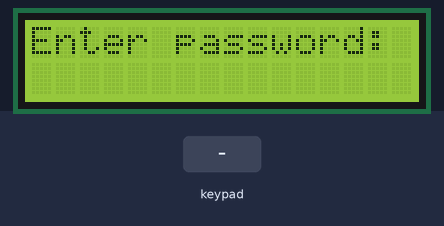
Simulated run of this sketch. Board: Arduino Uno, built with avr-gcc and run on an emulated ATmega328P. Shown: 16×2 character LCD. The inputs (shaded band) are chosen by the test bench.

Above: at 1.2 s.
1.3 s: keypad keys 0 0 0 0 # pressed 0.4 s apart
At 3.7 s:
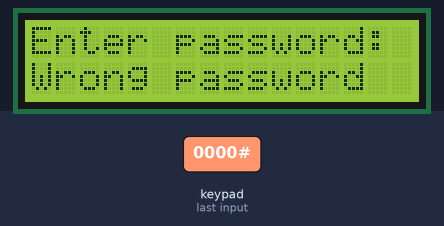
4.8 s: key '1' pressed
At 6.0 s:
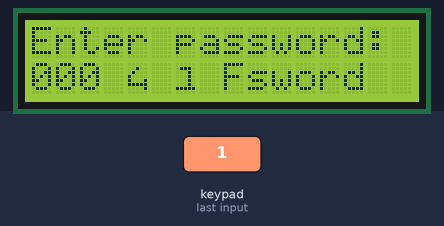
6.3 s: key '*' pressed
At 7.5 s:
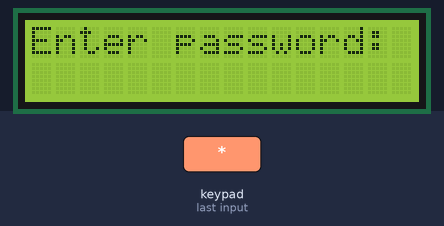
7.8 s: key '#' pressed
At 8.6 s:
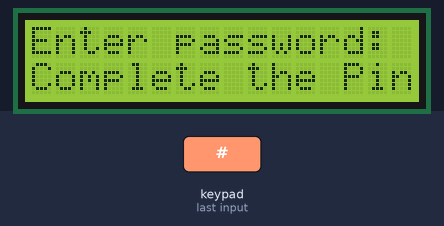
9.3 s: keypad keys 1 3 9 7 # pressed 0.4 s apart
At 12.1 s:
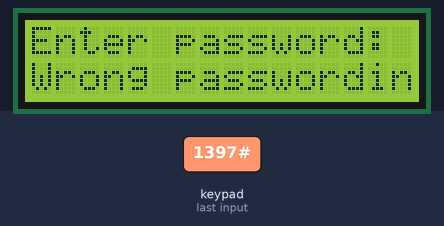
12.8 s: keypad keys 0 0 0 0 pressed 0.4 s apart
At 13.5 s:
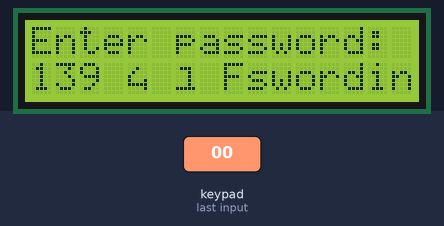
Timing chart, 0 to 15.8 s (numbered marks = the images above; inputs shaded):
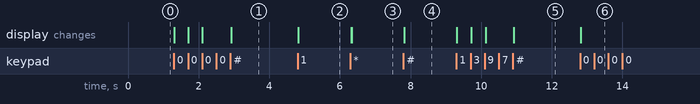

Measured:
- after the input at 1.3 s, the display: first changes at once (image 1 shows a later state)
- after the input at 4.8 s, the display: changes at once (image 2)
- after the input at 6.3 s, the display: first changes at once (image 3 shows a later state)
- after the input at 7.8 s, the display: changes at once (image 4)
- after the input at 9.3 s, the display: first changes at once (image 5 shows a later state)
- after the input at 12.8 s, the display: changes at once (image 6)

The sketch:

Keypad_and_LCD.ino
```cpp
//Following is inspired by https://projecthub.arduino.cc/mckean0/keypad-entry-lock-2d9999#
#include <Key.h>
#include <Keypad.h>
#include <Wire.h>
#include <LiquidCrystal_I2C.h>

LiquidCrystal_I2C lcd(0x27, 16,2);

// defining 7 pin numberes for the keypad
#define R1 9
#define R2 8
#define R3 7
#define R4 6
#define C1 5
#define C2 4
#define C3 3

// defining the keypad dimensions and characters
const byte KEYPADROWS = 4;
const byte KEYPADCOLS = 3;
char keys[KEYPADROWS][KEYPADCOLS] = {
{'1','2','3'},
{'4','5','6'},
{'7','8','9'},
{'*','0','#'} //left is clear all, right is enter
};

// we need 7 pins in total
byte rowPins[KEYPADROWS] = {R1, R2, R3, R4};
byte colPins[KEYPADCOLS] = {C1, C2, C3};

// Defining the keypad
Keypad keypad_door = Keypad(makeKeymap(keys), rowPins, colPins, KEYPADROWS, KEYPADCOLS);


char password[4] = {0,0,0,0}; // replacement for password.
int  position = 0;
char truePassword[4] = {'9','1','1', 0};
int openLock = 0;

void setup() {
  pinMode(R1, INPUT);
  pinMode(R2, INPUT);
  pinMode(R3, INPUT);
  pinMode(R4, INPUT);
  pinMode(C1, INPUT);
  pinMode(C2, INPUT);
  pinMode(C3, INPUT);

  Serial.begin(115200);
  lcd.init();
  lcd.backlight();
}

void loop() {
  lcd.setCursor(0,0);
  lcd.print("Enter password: ");

  int key = keypad_door.getKey();  // the pressed button is saved in 'key'

  if (key) {  // when a button is pressed
    if (key == '*') {  // delete all button
      position = 0;
      lcd.clear();
      memset(password, 0, sizeof(password));  // reset password
    }

    else if (key == '#') { // when # button is pressed
      if (position == 3) { // when # button is pressed as botton number 4 check if password is true
        if (memcmp(password, truePassword, 4) == 0) {  // password is true
          lcd.setCursor(0,1);
          lcd.print("Welcome home");
          openLock = 1;
          }
          else { // entered password was wrong
            lcd.setCursor(0,1);
            lcd.print("Wrong password");
          }

        position = 0; // Reset position
        memset(password, 0, sizeof(password)); // Reset password
      }

      else if (position > 3) {  //if more than 3 buttons are pressed the password is wrong
          lcd.setCursor(0,1);
          lcd.print("Wrong password");
      }

      else {  // when there is not enough numbers entered in the code
        lcd.setCursor(0,1);
        lcd.print("Complete the Pin!");
        position = 0; // Reset position
        memset(password, 0, sizeof(password)); // Reset password
      }
    }

    else {   // add number to array and print on lcd at the same time
      password[position] = key;
      position++;
      lcd.setCursor(0,1);

      char enteredPassword[3] = {password[0], password[1], password[2]};
      lcd.print(enteredPassword);
    }
  }
}
```
